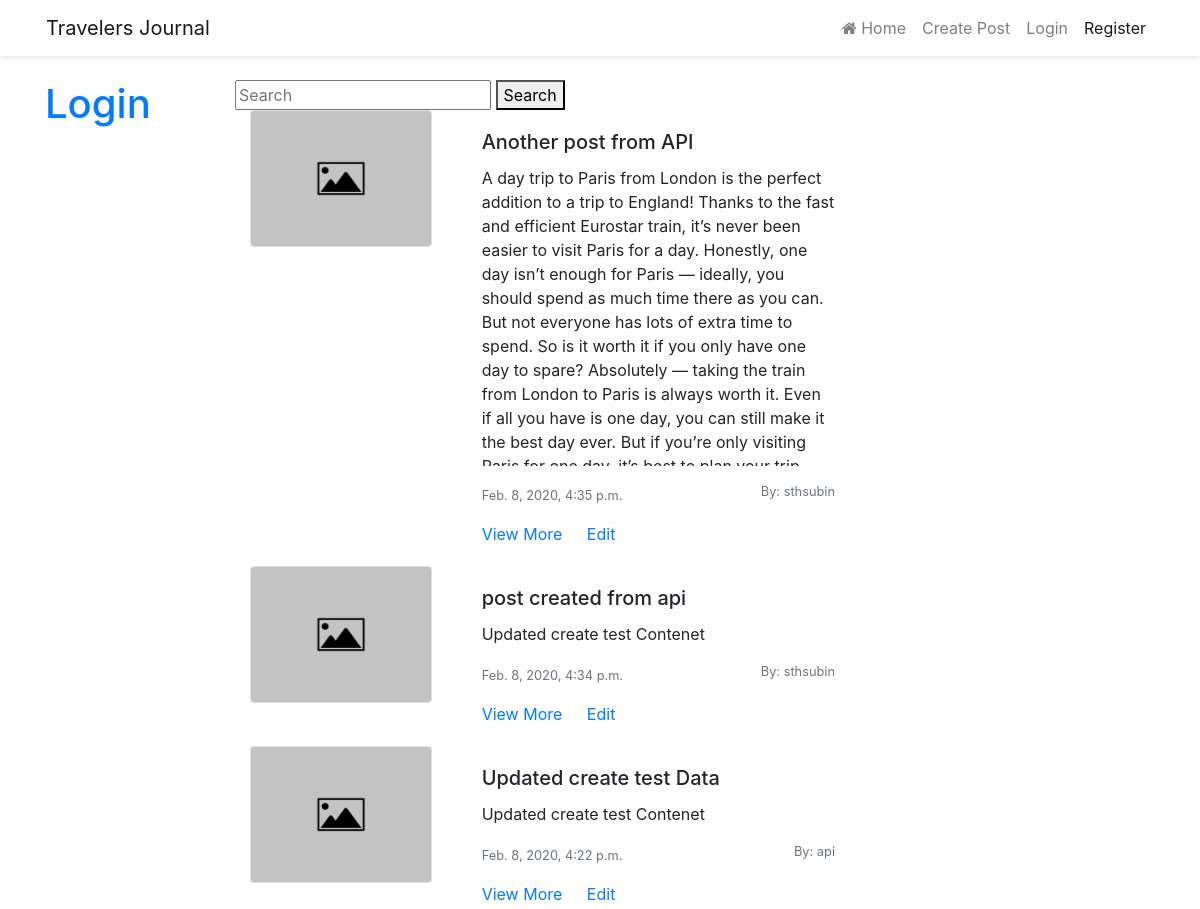
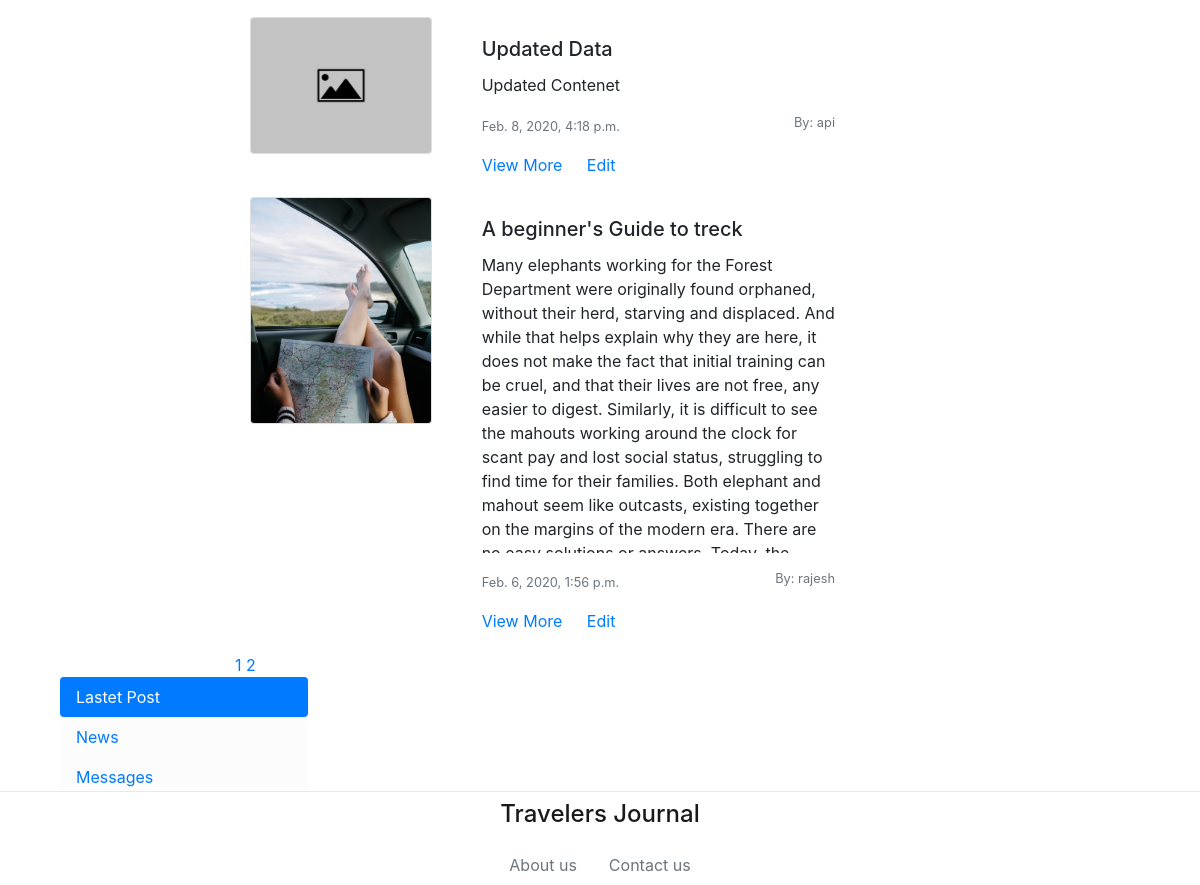
Screenshot of /post/5/1 with the database file from the repository (2 pictures, top to bottom).
### post/models.py (models this page shows, shortened)
class Posts(models.Model):
    post_title = models.CharField(max_length=200)
    post_content = models.TextField()
    post_images = models.ImageField(default='post_images/default.jpg', upload_to='post_images')
    post_date = models.DateTimeField()
    username = models.ForeignKey(User, on_delete=models.CASCADE)

### post/views.py (the view)
# urls.py: path('<int:SIZE>/<int:PAGENO>', views.homePage, name='homePage'),
def homePage(request,SIZE,PAGENO):
    skip = SIZE * (PAGENO - 1)
    post = Posts.objects.all().order_by('-post_date')[skip: (PAGENO * SIZE)]
    noOfPages = int(ceil(Posts.objects.all().count()/SIZE))
    query = ""
    if request.GET:
        query = request.GET['searchKey']
        post = search(str(query))
        return render(request, 'post/index.html', {'posts': post})
    return render(request, 'post/index.html', {'posts': post, 'noOfPages': range(1,noOfPages+1)})

### post/templates/post/index.html (shortened to what this page needs)
{% extends "base.html" %}
{% block content %}
    <form method="GET">
        <input type="text" name="searchKey" placeholder="Search">
        <button type="submit"> Search</button>
    </form>
    {% for p in posts %}
    <div class="container">
        <div class="row">
            <div class="col-sm-4">
                <div class="card mb-3" style="max-width: 540px;">
                        <img src="{{ p.post_images.url }}" class="card-img" alt="...">
                </div>
            </div>
            <div class="col-sm-8">
                <div class="card-body">
                    <h5 class="card-title">{{p.post_title}}</h5>
                    <p class="card-text overflow-hidden" style="max-height: 300px;">{{p.post_content}}</p>
                    <p class="card-text">
                        <small class="text-muted">{{p.post_date}}</small>
                        <a href="/profile/{{p.username_id}}"><small class="text-muted float-right">By: {{p.username}}</small></a>
                    </p>
                    <a href="/post/view/{{p.id}}" class="card-link">View More</a>
                    <a href="/post/edit/{{p.id}}" class="card-link">Edit</a>
                </div>
            </div>
        </div>
    </div>
    {% endfor %}
    {% for i in noOfPages %}
        <a href="/post/5/{{i}}"> {{i}}</a>
    {% endfor %}
    </div>
{% endblock %}

### templates/base.html (shortened to what this page needs)
<!DOCTYPE html>
<html lang="en">
<head>
    <link rel="stylesheet" href="https://cdnjs.cloudflare.com/ajax/libs/font-awesome/4.7.0/css/font-awesome.min.css">
    <link rel="stylesheet" href="https://stackpath.bootstrapcdn.com/bootstrap/4.4.1/css/bootstrap.min.css"
>
</head>
<body>
    <header class="mb-4" style="box-shadow: 0 2px 5px rgba(0,0,0,.1); ">
        <nav class="navbar navbar-expand-lg navbar-light" style="max-width: 1140px; margin: auto;">
            <a class="navbar-brand" href="#">Travelers Journal</a>
            <div class="collapse navbar-collapse d-flex justify-content-end" id="navbarNav">
                <ul class="navbar-nav">
                    <li class="nav-item">
                        <a class="nav-link" href="/post">
                            <i class="fa fa-home" aria-hidden="true"></i>
                            Home
                        </a>
                    </li>
                    <li class="nav-item">
                        <a class="nav-link" href="/post/create">Create Post</a>
                    </li>
                    {% if user.is_authenticated %}
                    <li class="nav-item">
                        <a class="nav-link" href="/profile">Profile</a>
                    </li>
                    <li class="nav-item">
                        <a class="nav-link" href="/logout">Logout</a>
                    </li>
                    {% else %}
                    <li class="nav-item">
                        <a class="nav-link" href="/login">Login</a>
                    </li>
                    <li class="nav-item active">
                        <a class="nav-link" href="/register">Register</a>
                    </li>
                    {% endif %}
                </ul>
            </div>
        </nav>
    </header>
    <div class="container mb-4">
        <div class="row">
            {% if user.is_authenticated %}
            <div class="col-sm-2">
                <strong class="text-muted text-justify"> <a class="nav-link" href="/profile"><h1>{{ user.username }}</h1></a></strong>
                <strong class="text-muted text-justify"> <a class="nav-link" href="/post/followed/{{ user.username }}"><h1>Followed</h1></a></strong>
            </div>
            {% else %}
            <div class="col-sm-2">
                <strong class="text-muted text-justify"> <a href="/login"> <h1> Login </h1></a> </strong>
            </div>
            {% endif %}
            <div class="col-sm-7">
                {% block content%}
                {% endblock %}
            </div>
            <div class="col-sm-3">
                <div class="nav flex-column nav-pills pb-4" id="v-pills-tab" role="tablist" aria-orientation="vertical"
                    style="background-color: #fcfcfc;">
                    <a class="nav-link active" id="v-pills-home-tab" data-toggle="pill" href="#v-pills-home" role="tab"
                        aria-controls="v-pills-home" aria-selected="true">Lastet Post</a>
                    <a class="nav-link" id="v-pills-profile-tab" data-toggle="pill" href="#v-pills-profile" role="tab"
                        aria-controls="v-pills-profile" aria-selected="false">News</a>
                    <a class="nav-link" id="v-pills-messages-tab" data-toggle="pill" href="#v-pills-messages" role="tab"
                        aria-controls="v-pills-messages" aria-selected="false">Messages</a>
                    <a class="nav-link" id="v-pills-settings-tab" data-toggle="pill" href="#v-pills-settings" role="tab"
                        aria-controls="v-pills-settings" aria-selected="false">Settings</a>
                </div>
            </div>
        </div>
    <footer class="page_footer"
        style="position: fixed; bottom:0; border-top: 1px solid #e9e9e9; width: 100%; background-color: #fff; z-index: 100;">
        <a class="nav-item nav-link" href="#" style=" color: rgba(0,0,0,.9); text-align: center;">
            <h1 style="font-size: 24px;">Travelers Journal</h1 s> <span class="sr-only">(current)</span>
        </a>
        <div class="nav justify-content-center">
            <a class="nav-item nav-link text-muted" href="#">About us</a>
            <a class="nav-item nav-link text-muted" href="#">Contact us</a>
        </div>
    </footer>
</body>
</html>

### rows the page displays
Posts: post_images (placeholder picture), post_title "Another post from API", post_content "A day trip to Paris from London is the perfect addition to a trip to England! Thanks to the fast and efficient Eurostar train, it’s never been easier to visit Paris for a day. Honestly, one day isn’t enough for Paris — ideally, you should spend as much time there as you can. But not everyone has lots of extra time to spend. So is it worth it if you only have one day to spare? Absolutely — taking the train from London to Paris is always worth it. Even if all you have is one day, you can still make it the best day ever. But if you’re only visiting…", post_date "Feb. 8, 2020, 4:35 p.m.", username "sthsubin"
Posts: post_images (placeholder picture), post_title "post created from api", post_content "Updated create test Contenet", post_date "Feb. 8, 2020, 4:34 p.m.", username "sthsubin"
Posts: post_images (placeholder picture), post_title "Updated create test Data", post_content "Updated create test Contenet", post_date "Feb. 8, 2020, 4:22 p.m.", username "api"
Posts: post_images (placeholder picture), post_title "Updated Data", post_content "Updated Contenet", post_date "Feb. 8, 2020, 4:18 p.m.", username "api"
Posts: post_images (picture), post_title "A beginner's Guide to treck", post_content "Many elephants working for the Forest Department were originally found orphaned, without their herd, starving and displaced. And while that helps explain why they are here, it does not make the fact that initial training can be cruel, and that their lives are not free, any easier to digest. Similarly, it is difficult to see the mahouts working around the clock for scant pay and lost social status, struggling to find time for their families. Both elephant and mahout seem like outcasts, existing together on the margins of the modern era. There are…", post_date "Feb. 6, 2020, 1:56 p.m.", username "rajesh"

### other values shown
{{ i }} "1" "2"
